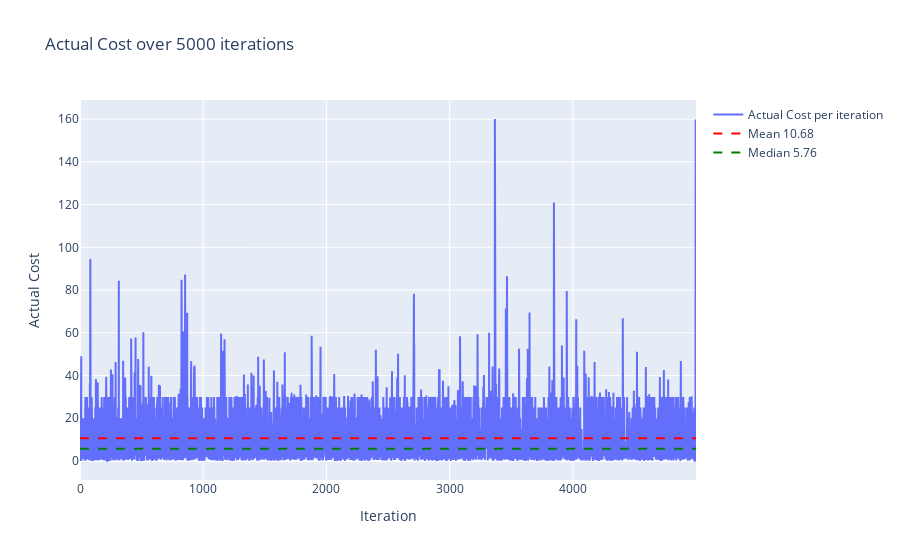
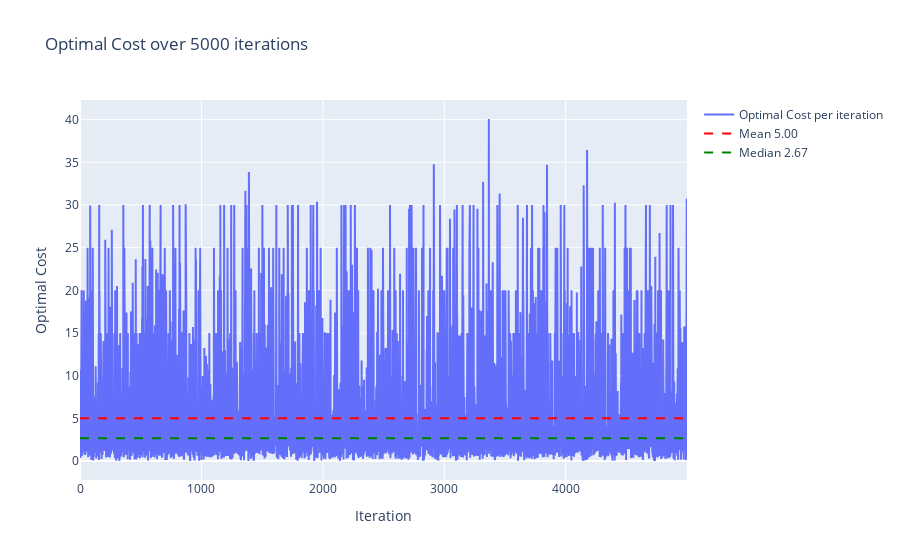
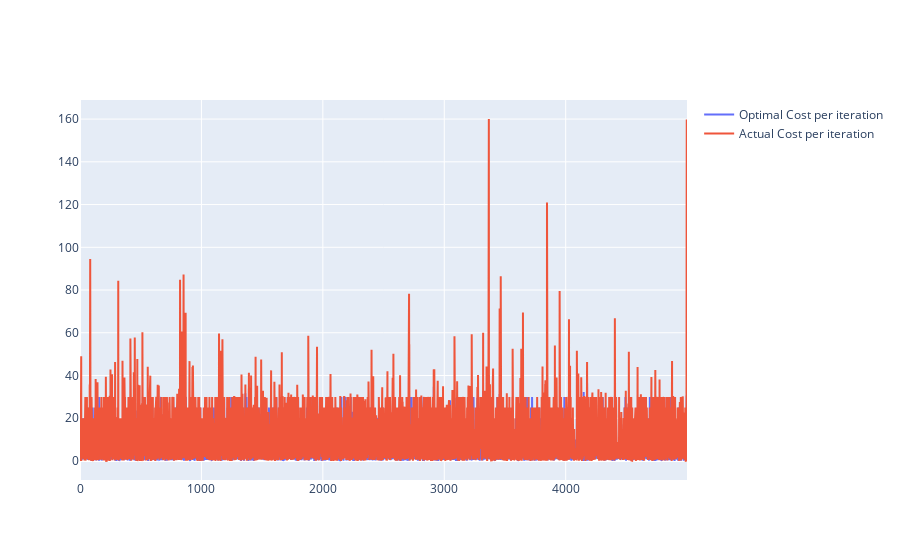

Notebook source saved alongside these figures, in order:
### Code cell
methods.plot_plotly(data=test_df['actual_cost'], data_label='Actual Cost')
methods.plot_plotly(data=test_df['optimal_cost'], data_label='Optimal Cost')
methods.multi_plot_plotly(data=[test_df['optimal_cost'], test_df['actual_cost']], data_label=['Optimal Cost', 'Actual Cost'])

### Figure 1 — Plotly figure (JSON) as saved in the notebook; plotly's stock layout.template omitted (floating-point values rounded to 4 significant figures; data arrays with more than 128 entries replaced by an {"elided": "..."} marker saying what was removed)
{"data": [{"mode": "lines", "name": "Actual Cost per iteration", "type": "scatter", "y": {"elided": "5000 float values"}}, {"line": {"color": "red", "dash": "dash"}, "mode": "lines", "name": "Mean 10.68", "type": "scatter", "x": [0, 4999], "y": [10.68, 10.68]}, {"line": {"color": "green", "dash": "dash"}, "mode": "lines", "name": "Median 5.76", "type": "scatter", "x": [0, 4999], "y": [5.765, 5.765]}], "layout": {"title": {"text": "Actual Cost over 5000 iterations"}, "xaxis": {"title": {"text": "Iteration"}}, "yaxis": {"title": {"text": "Actual Cost"}}}}

### Figure 2 — Plotly figure (JSON) as saved in the notebook; plotly's stock layout.template omitted (floating-point values rounded to 4 significant figures; data arrays with more than 128 entries replaced by an {"elided": "..."} marker saying what was removed)
{"data": [{"mode": "lines", "name": "Optimal Cost per iteration", "type": "scatter", "y": {"elided": "5000 float values"}}, {"line": {"color": "red", "dash": "dash"}, "mode": "lines", "name": "Mean 5.00", "type": "scatter", "x": [0, 4999], "y": [4.999, 4.999]}, {"line": {"color": "green", "dash": "dash"}, "mode": "lines", "name": "Median 2.67", "type": "scatter", "x": [0, 4999], "y": [2.669, 2.669]}], "layout": {"title": {"text": "Optimal Cost over 5000 iterations"}, "xaxis": {"title": {"text": "Iteration"}}, "yaxis": {"title": {"text": "Optimal Cost"}}}}

### Figure 3 — Plotly figure (JSON) as saved in the notebook; plotly's stock layout.template omitted (floating-point values rounded to 4 significant figures; data arrays with more than 128 entries replaced by an {"elided": "..."} marker saying what was removed)
{"data": [{"mode": "lines", "name": "Optimal Cost per iteration", "type": "scatter", "y": {"elided": "5000 float values"}}, {"mode": "lines", "name": "Actual Cost per iteration", "type": "scatter", "y": {"elided": "5000 float values"}}], "layout": {}}
